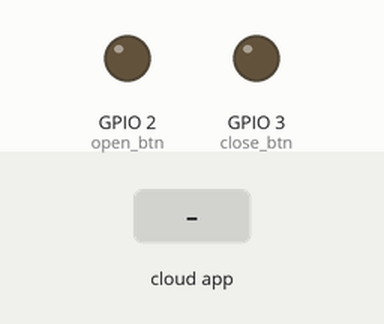
This sketch was run on a simulated ESP8266 (NodeMCU). Parts: output pins drawn as LEDs (lit = HIGH). Inputs (shaded band) come from the test bench. WiFi joins after 1.5 s; servers stay silent unless stated; what the sketch prints to the serial monitor is not drawn.

Above: at 2.7 s.
2.8 s: the phone or cloud app sets trash.can to 0
At 3.2 s:
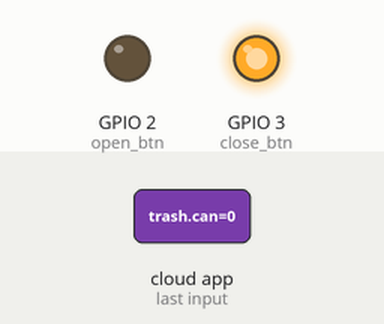
4.8 s: the phone or cloud app sets trash.can to 1
At 5.2 s:
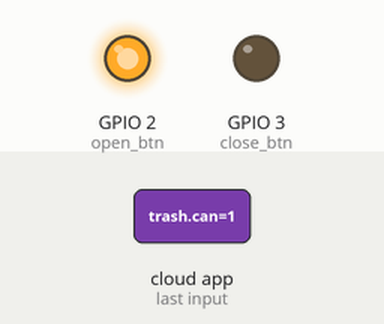
Timing chart, 0 to 7.8 s (numbered marks = the images above; inputs shaded):
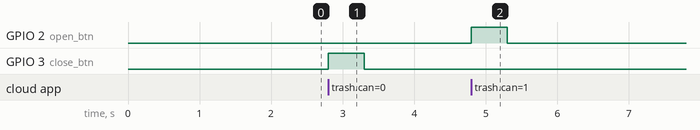

Measured:
- after the input at 2.8 s, GPIO 3 (close_btn): LOW → HIGH at once, → LOW 0.50 s later
- after the input at 4.8 s, GPIO 2 (open_btn): LOW → HIGH at once, → LOW 0.50 s later

The sketch:

smart_trash_can_v4.ino
```cpp
#include <Arduino.h>
#include <ESP8266WiFi.h>
#include "fauxmoESP.h"

#define WIFI_SSID "yournetwork"
#define WIFI_PASS "youpassword"
#define SERIAL_BAUDRATE 115200

#define open_btn 2
#define close_btn 3

fauxmoESP fauxmo;

// -----------------------------------------------------------------------------
// Wifi
// -----------------------------------------------------------------------------
void open_trash()
{
  Serial.println("OPEN");
  digitalWrite(open_btn,HIGH);
  delay(500);
  digitalWrite(open_btn,LOW);
}
void close_trash()
{
  Serial.println("CLOSE");
  digitalWrite(close_btn,HIGH);
  delay(500);
  digitalWrite(close_btn,LOW);
}
void wifiSetup() {

    // Set WIFI module to STA mode
    WiFi.mode(WIFI_STA);

    // Connect
    Serial.printf("[WIFI] Connecting to %s ", WIFI_SSID);
    WiFi.begin(WIFI_SSID, WIFI_PASS);

    // Wait
    while (WiFi.status() != WL_CONNECTED) {
        Serial.print(".");
        delay(100);
    }
    Serial.println();

    // Connected!
    Serial.printf("[WIFI] STATION Mode, SSID: %s, IP address: %s\n", WiFi.SSID().c_str(), WiFi.localIP().toString().c_str());
}

void setup() {
  // Init serial port and clean garbage
  Serial.begin(SERIAL_BAUDRATE);
  pinMode(open_btn, OUTPUT);
  pinMode(close_btn, OUTPUT);
  // Ask Alexa
  Serial.println("ask Alexa, to turn on trash can or off");

  // wifi
  wifiSetup();

  // Fauxmo
  fauxmo.addDevice("trash can");
  // Gen3 Devices or above
  fauxmo.setPort(80);

  // Allow the FauxMo to be discovered
  fauxmo.enable(true);

  fauxmo.onSetState([](unsigned char device_id, const char * device_name, bool state, unsigned char value) {
    Serial.print("Device: ");Serial.print(device_name);
    Serial.print("  state: ");
    if(state)
      open_trash();
    else
      close_trash();
  });
}

void loop() {
  fauxmo.handle();
}
```
